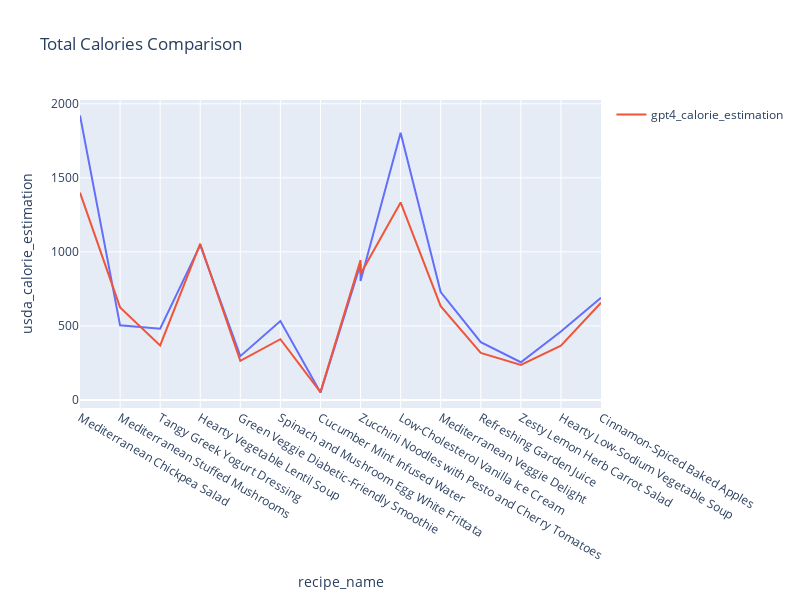

Notebook code for this chart:
### Code cell
# Plot 
fig = px.line(df, x='recipe_name', y='usda_calorie_estimation', title='Total Calories Comparison',width=800, height=600)
fig.add_scatter(x=df['recipe_name'], y=df['gpt4_calorie_estimation'], mode='lines', name='gpt4_calorie_estimation')
fig.show()

### Figure 1 — Plotly figure (JSON) as saved in the notebook; plotly's stock layout.template omitted (floating-point values rounded to 4 significant figures)
{"data": [{"hovertemplate": "recipe_name=%{x}<br>usda_calorie_estimation=%{y}<extra></extra>", "legendgroup": "", "line": {"color": "#636efa", "dash": "solid"}, "marker": {"symbol": "circle"}, "mode": "lines", "name": "", "orientation": "v", "showlegend": false, "type": "scatter", "x": ["Mediterranean Chickpea Salad", "Mediterranean Stuffed Mushrooms", "Tangy Greek Yogurt Dressing", "Hearty Vegetable Lentil Soup", "Green Veggie Diabetic-Friendly Smoothie", "Spinach and Mushroom Egg White Frittata", "Cucumber Mint Infused Water", "Zucchini Noodles with Pesto and Cherry Tomatoes", "Zucchini Noodles with Pesto and Cherry Tomatoes", "Low-Cholesterol Vanilla Ice Cream", "Mediterranean Veggie Delight", "Refreshing Garden Juice", "Zesty Lemon Herb Carrot Salad", "Hearty Low-Sodium Vegetable Soup", "Cinnamon-Spiced Baked Apples"], "xaxis": "x", "y": [1922.0, 503.9, 480.7, 1046.0, 295.8, 533.3, 49.58, 918.1, 802.6, 1804.0, 728.4, 390.8, 254.8, 461.7, 689.8], "yaxis": "y"}, {"mode": "lines", "name": "gpt4_calorie_estimation", "type": "scatter", "x": ["Mediterranean Chickpea Salad", "Mediterranean Stuffed Mushrooms", "Tangy Greek Yogurt Dressing", "Hearty Vegetable Lentil Soup", "Green Veggie Diabetic-Friendly Smoothie", "Spinach and Mushroom Egg White Frittata", "Cucumber Mint Infused Water", "Zucchini Noodles with Pesto and Cherry Tomatoes", "Zucchini Noodles with Pesto and Cherry Tomatoes", "Low-Cholesterol Vanilla Ice Cream", "Mediterranean Veggie Delight", "Refreshing Garden Juice", "Zesty Lemon Herb Carrot Salad", "Hearty Low-Sodium Vegetable Soup", "Cinnamon-Spiced Baked Apples"], "y": [1400, 625, 368, 1055, 264, 410, 53, 944, 851, 1334, 633, 318, 236, 367, 656]}], "layout": {"height": 600, "legend": {"tracegroupgap": 0}, "title": {"text": "Total Calories Comparison"}, "width": 800, "xaxis": {"anchor": "y", "domain": [0, 1], "title": {"text": "recipe_name"}}, "yaxis": {"anchor": "x", "domain": [0, 1], "title": {"text": "usda_calorie_estimation"}}}}
